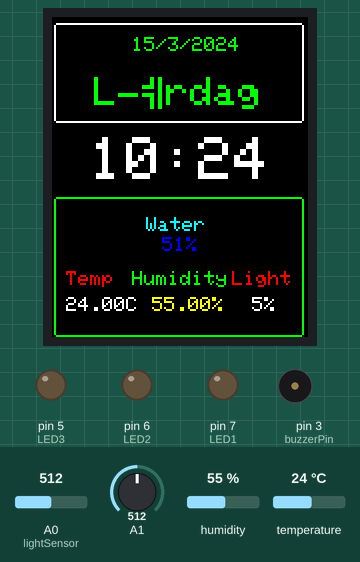
A sketch run on a simulated Arduino Uno, built with avr-gcc and run on an emulated ATmega328P. On the bench: 128×160 colour display, output pins drawn as LEDs (lit = HIGH), buzzer (waves = sounding). Wiring (inferred from the names in the program): DS3231 clock at I2C address 0x68. The test bench sets the inputs (shaded band); at power-on: temperature 24 °C, humidity 55 %, A0 (lightSensor) = 512, A1 = 512. The local clock reads 2024-03-15 10:24:30 at power-on unless the sketch sets it.

Above: at 6.4 s.
6.5 s: temperature set to 29 °C
At 14.9 s:
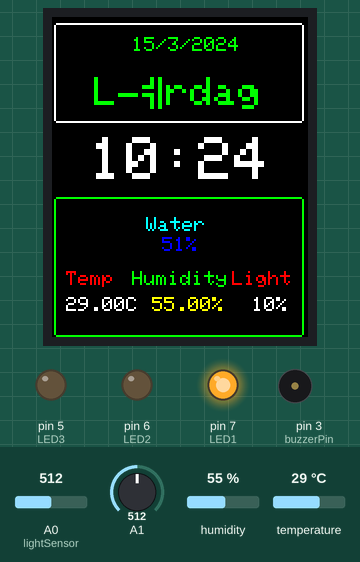
15.7 s: temperature set to 32 °C
At 20.9 s:
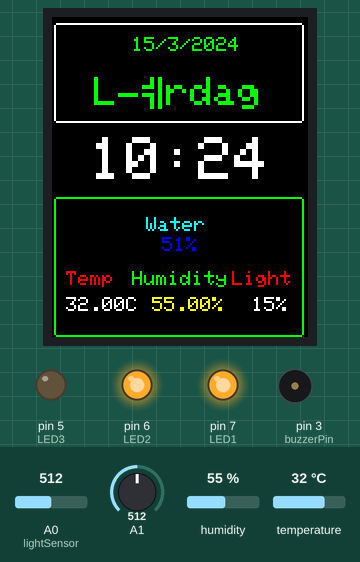
28.4 s: humidity set to 22 %
At 34.6 s:
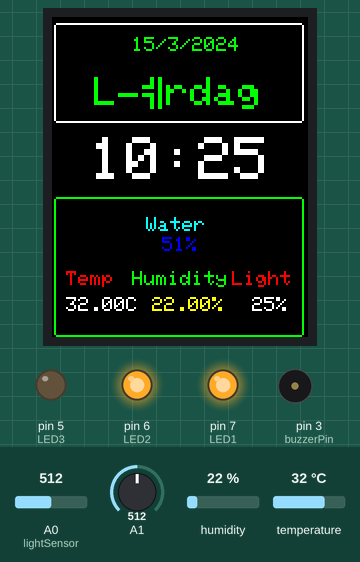
39.9 s: humidity set to 40 %
At 47.8 s:
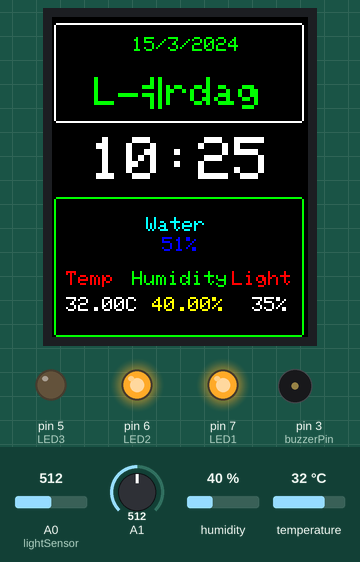
53.0 s: A0 (lightSensor) set to 716
At 59.4 s:
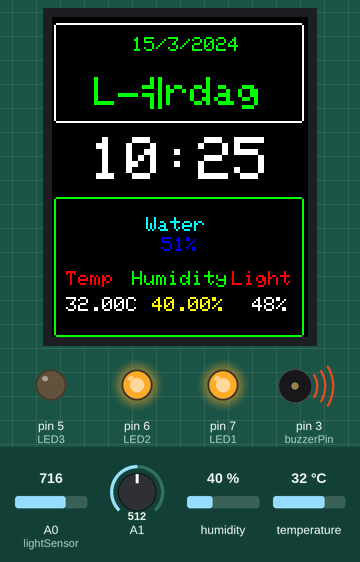
62.2 s: A1 set to 716
At 91.3 s:
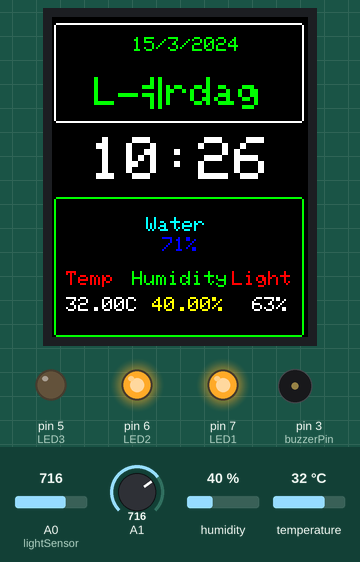
Timing chart, 0 to 93.2 s (numbered marks = the images above; inputs shaded):
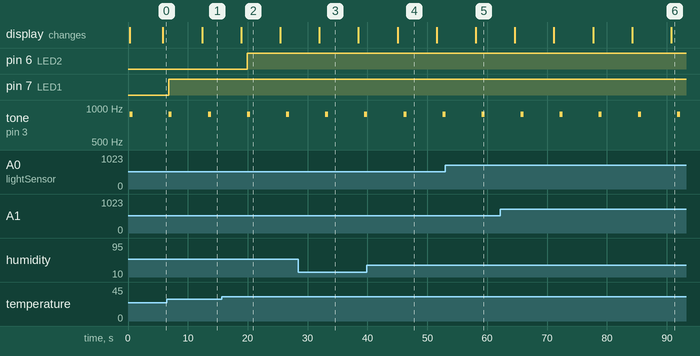

The sketch:

V_rstasjon_Eksamen.ino
```cpp
/*
 * Eksamen 2017
 * Laget av Ralf Laurent Fajardo
 *
 * Valgte å dokumentere koden på engelsk
 * Så alle kan forstå koden
 */

//When you use my program
//Remember to uncomment setRTCTime();
//And set the current time,date and day of week
//Run the program
//then comment setRTCTime();


#include <Adafruit_ST7735.h>
#include <Adafruit_GFX.h>
#include <Wire.h>
#include "Sodaq_DS3231.h"
#include <Sodaq_DS3231.h>
#include <SPI.h>
#include "DHT.h"
#define DHTTYPE DHT11

#define TFT_CS     10
#define TFT_RST    8
#define TFT_DC     9
#define DHTPIN 2
Adafruit_ST7735 tft = Adafruit_ST7735(TFT_CS,  TFT_DC, TFT_RST);

#define TFT_SCLK 13
#define TFT_MOSI 11


//To print in TFT
char timeChar[100];
char dateChar[50];
char dayChar[50];
char lights[50];
char tempString[50];
char humString[50];
char lightString[50];
char waterStr[50];
char waterSens[50];
char humidity[50];
char temperature[50];

//Leds
int LED1 = 7;//Temp light
int LED2 = 6;//Humidity light
int LED3 = 5;//Green light
int LED4 = 4;//Water light
int LED5 = 12;

//Buzzer
int buzzerPin = 3;
int tones[] = {440};


//Light sensor
const int numReadings = 10;
int readings[numReadings];      // the readings from the analog input
int readIndex = 0;              // the index of the current reading
int total = 0;                  // the running total
int average = 0;                // the average
int lightSensor = A0;

//For time and date
String dateString;
String dayString;
int minuteNow=0;
int minutePrevious=0;

// values for the sensors
int nowTemp;
int previousTemp = 0;
int nowHum = 0;
int previousHum = 0;
int nowWater;
int previousWater = 0;
int previousAverage = 0;
int lightAverage = 20;


DHT dht(DHTPIN, DHTTYPE);

void setup ()
{
    tft.initR(INITR_BLACKTAB);
    tft.fillScreen(ST7735_BLACK);
    delay(100);
    Wire.begin();
    rtc.begin();
    dht.begin();
    //Uncomment when you use it for the first time
    //setRTCTime(); //after set comment again
    ui();
    //LEDS
    pinMode(LED1, OUTPUT);
    pinMode(LED2, OUTPUT);
    pinMode(LED3, OUTPUT);
       //Lightsensor
      for (int thisReading = 0; thisReading < numReadings; thisReading++) {
    readings[thisReading] = 0;
  }
}
uint32_t old_ts;

void loop ()
{
  leds();
  time();
  readTemperature();
  readHumidity();
  delay(1);
  lightSensors();
  waterSensor();

  delay(1000);
}

void setRTCTime()
{
  DateTime dt(2017, 6, 8, 18, 44, 00, 4); // Year, Month, Day, Hour, Minutes, Seconds, Day of Week
  rtc.setDateTime(dt); //Adjust date-time as defined 'dt' above
}

void printText(char *text, uint16_t color, int x, int y,int textSize)
{
  tft.setCursor(x, y);
  tft.setTextColor(color);
  tft.setTextSize(textSize);
  tft.setTextWrap(true);
  tft.print(text);
}

String getDayOfWeek(int i)
{
  switch(i)
  {
    case 1: return "Mandag";break;
    case 2: return "Tirsdag";break;
    case 3: return "Onsdag";break;
    case 4: return "Torsdag";break;
    case 5: return "Fredag";break;
    case 6: return "Lørdag";break;
    case 7: return "Søndag";break;
    default: return "Mandag";break;
  }
}

void time()
{
    DateTime now = rtc.now(); //get the current date-time
    uint32_t ts = now.getEpoch();

    if (old_ts == 0 || old_ts != ts)
    {
  old_ts = ts;

  minuteNow = now.minute();
  if(minuteNow!=minutePrevious)
  {
    dayString = getDayOfWeek(now.dayOfWeek());
    dateString = String(now.date())+"/"+String(now.month());
    dateString= dateString+"/"+ String(now.year());
    minutePrevious = minuteNow;
    String hours = String(now.hour());
    if(now.minute()<10)
    {
      hours = hours+":0"+String(now.minute());
    }else
    {
      hours = hours+":"+String(now.minute());
    }

    hours.toCharArray(timeChar,100);
    //Fill date and day
    tft.fillRect(4,10,120,40,ST7735_BLACK);
    //Fill time
    tft.fillRect(4,55,120,33,ST7735_BLACK);
    printText(timeChar, ST7735_WHITE,19,60,3);
    dateString.toCharArray(dateChar,50);
    printText(dateChar, ST7735_GREEN,40,10,1);
    dayString.toCharArray(dayChar, 50);
    printText(dayChar, ST7735_GREEN,21,30,2);
  }
 }
}

//Humidity
void readHumidity()
{
      previousHum = nowHum;
      nowHum = dht.readHumidity();
    if(nowHum != previousHum)
    {
      String hum = String(dht.readHumidity()) + "%";
      tft.fillRect(50,140,33,15,ST7735_BLACK);
      hum.toCharArray(humidity,100);
      String humi = "Humidity";
      humi.toCharArray(humString, 100);
      printText(humString, ST7735_GREEN, 40, 127, 1.9);
      printText(humidity,ST7735_YELLOW, 50, 140, 1.9);
    }
}
//Temperature
void readTemperature()
{
    previousTemp = nowTemp;
    nowTemp = dht.readTemperature();
    if(nowTemp != previousTemp)
    {
    String tmp = String(dht.readTemperature()) + "C";
    tft.fillRect(7,140,33,15,ST7735_BLACK);
    tmp.toCharArray(humidity,100);
    String temp = "Temp";
    temp.toCharArray(tempString, 50);
    printText(tempString,ST7735_RED,7,127,1.9);
    printText(humidity,ST7735_WHITE, 7,140,1.9);
    }
}
void lightSensors()
{
    total = total - readings[readIndex];
  // read from the sensor:
  readings[readIndex] = analogRead(lightSensor);
  // add the reading to the total:
  total = total + readings[readIndex];
  // advance to the next position in the array:
  readIndex = readIndex + 1;

  // if we're at the end of the array...
  if (readIndex >= numReadings) {
    // ...wrap around to the beginning:
    readIndex = 0;
  }
  // calculate the average:
    average = total / numReadings;
  // send it to the computer as ASCII digits
    previousAverage = lightAverage;
    lightAverage = average;

    if(lightAverage != previousAverage)
    {
    int input = average / 10;
    String light = String(input) + "%";
    tft.fillRect(91,140,20,15,ST7735_BLACK);
    light.toCharArray(lights,100);
    String lightS = "Light";
    lightS.toCharArray(lightString, 50);
    printText(lightString,ST7735_RED,90,127,1.9);
    printText(lights,ST7735_WHITE, 100,140,1.9);
    }
}

//WaterSensor
void waterSensor()
{

  previousWater = nowWater;
  nowWater = analogRead(A1);

  if(nowWater != previousWater)
  {
    int water = nowWater /10;
    String waterString = String(water) + "%";
    tft.fillRect(50,110,25,10,ST7735_BLACK);
    String waterName = "Water";
    waterName.toCharArray(waterStr, 50);
    waterString.toCharArray(waterSens, 50);
    printText(waterStr,ST7735_CYAN, 47,100,1);
    printText(waterSens, ST7735_BLUE,55,110,1.9);
  }

}

//Leds logic
void leds()
{
  if(nowTemp < 30 && nowHum < 50 && nowWater < 50 && lightAverage > 100)
  {
    if(nowHum < 50)
    {
      digitalWrite(LED2, LOW);
    }

    if(nowTemp < 30)
    {
        digitalWrite(LED1, LOW);
    }
    if(nowWater < 50)
    {
       digitalWrite(LED4, LOW);
    }
    if(lightAverage > 200)
    {
      digitalWrite(LED5,LOW);
    }

     digitalWrite(LED3,HIGH);
  }
  else if(nowTemp > 30)
  {

    digitalWrite(LED3, LOW);
    digitalWrite(LED2, HIGH);
    toneSound();
    delay(5000);
  }
  else if(nowHum > 50)
  {
    digitalWrite(LED3, LOW);
    digitalWrite(LED1, HIGH);
    toneSound();
    delay(5000);
  }
  else if(nowWater > 200)
  {
     digitalWrite(LED3, LOW);
     digitalWrite(LED4,HIGH);
     toneSound();
    delay(5000);
  }
  else if(lightAverage < 100)
  {
    digitalWrite(LED3, LOW);
    digitalWrite(LED5, HIGH);
    toneSound();
    delay(5000);
  }
  else
  {
      digitalWrite(LED3, LOW);
  }
}
//Sound for the buzzer
void toneSound()
{
    tone(buzzerPin, tones);
    delay(500);

    noTone(buzzerPin);
}
//Draws the rectangles around date/day and sensors.
void ui()
{
 tft.drawRoundRect(1,3,125,50,1,ST7735_WHITE);
 tft.drawRoundRect(1,90,125,70,1,ST7735_GREEN);
}
```

Sodaq_DS3231.h
```cpp
// Sodaq_DS3231 Class is a modified version of DS3231.
// DS3231 Class is by Seeed Technology Inc(http://www.seeedstudio.com) and used
// in Seeeduino Stalker v2.1 for battery management(MCU power saving mode)
// & to generate timestamp for data logging. DateTime Class is a modified
// version supporting day-of-week.

// Original DateTime Class and its utility code is by Jean-Claude Wippler at JeeLabs
// http://jeelabs.net/projects/cafe/wiki/RTClib
// Released under MIT License http://opensource.org/licenses/mit-license.php

#ifndef SODAQ_DS3231_H
#define SODAQ_DS3231_H

#include <Arduino.h>
#include <stdint.h>


// Simple general-purpose date/time class (no TZ / DST / leap second handling!)
class DateTime {
public:
    DateTime (long t =0);
    DateTime (uint16_t year, uint8_t month, uint8_t date,
              uint8_t hour, uint8_t min, uint8_t sec, uint8_t wday);
    DateTime (const char* date, const char* time);

    uint8_t second() const      { return ss; }
    uint8_t minute() const      { return mm; }
    uint8_t hour() const        { return hh; }

    uint8_t date() const        { return d; }
    uint8_t month() const       { return m; }
    uint16_t year() const       { return 2000 + yOff; }		// Notice the 2000 !

    uint8_t dayOfWeek() const   { return wday;}  /*Su=1 Mo=2 Tu=3 We=4 Th=5 Fr=6 Sa=7 */

    // 32-bit time as seconds since 1/1/2000
    uint32_t get() const;
    // 32-bit number of seconds since Unix epoch (1970-01-01)
    uint32_t getEpoch() const;

    void addToString(String & str) const;

protected:
    uint8_t yOff, m, d, hh, mm, ss, wday;
};

// These are the constants for periodicity of enableInterrupts() below.
#define EverySecond     0x01
#define EveryMinute     0x02
#define EveryHour       0x03

// RTC DS3231 chip connected via I2C and uses the Wire library.
// Only 24 Hour time format is supported in this implementation
class Sodaq_DS3231 {
public:
    uint8_t begin(void);

    void setDateTime(const DateTime& dt);  //Changes the date-time
    void setEpoch(uint32_t ts); // Set the RTC using timestamp (seconds since epoch)
    DateTime now();            //Gets the current date-time

    DateTime makeDateTime(unsigned long t);

    //Decides the /INT pin's output setting
    //periodicity can be any of following defines: EverySecond, EveryMinute, EveryHour
    void enableInterrupts(uint8_t periodicity);
    void enableInterrupts(uint8_t hh24, uint8_t mm,uint8_t ss);
    void disableInterrupts();
    void clearINTStatus();

    void convertTemperature();
    float getTemperature();
private:
    uint8_t readRegister(uint8_t regaddress);
    void writeRegister(uint8_t regaddress, uint8_t value);
};

extern Sodaq_DS3231 rtc;

#endif
```

Sodaq_DS3231.h
```cpp
// Sodaq_DS3231 Class is a modified version of DS3231.
// DS3231 Class is by Seeed Technology Inc(http://www.seeedstudio.com) and used
// in Seeeduino Stalker v2.1 for battery management(MCU power saving mode)
// & to generate timestamp for data logging. DateTime Class is a modified
// version supporting day-of-week.

// Original DateTime Class and its utility code is by Jean-Claude Wippler at JeeLabs
// http://jeelabs.net/projects/cafe/wiki/RTClib
// Released under MIT License http://opensource.org/licenses/mit-license.php

#ifndef SODAQ_DS3231_H
#define SODAQ_DS3231_H

#include <Arduino.h>
#include <stdint.h>


// Simple general-purpose date/time class (no TZ / DST / leap second handling!)
class DateTime {
public:
    DateTime (long t =0);
    DateTime (uint16_t year, uint8_t month, uint8_t date,
              uint8_t hour, uint8_t min, uint8_t sec, uint8_t wday);
    DateTime (const char* date, const char* time);

    uint8_t second() const      { return ss; }
    uint8_t minute() const      { return mm; }
    uint8_t hour() const        { return hh; }

    uint8_t date() const        { return d; }
    uint8_t month() const       { return m; }
    uint16_t year() const       { return 2000 + yOff; }		// Notice the 2000 !

    uint8_t dayOfWeek() const   { return wday;}  /*Su=1 Mo=2 Tu=3 We=4 Th=5 Fr=6 Sa=7 */

    // 32-bit time as seconds since 1/1/2000
    uint32_t get() const;
    // 32-bit number of seconds since Unix epoch (1970-01-01)
    uint32_t getEpoch() const;

    void addToString(String & str) const;

protected:
    uint8_t yOff, m, d, hh, mm, ss, wday;
};

// These are the constants for periodicity of enableInterrupts() below.
#define EverySecond     0x01
#define EveryMinute     0x02
#define EveryHour       0x03

// RTC DS3231 chip connected via I2C and uses the Wire library.
// Only 24 Hour time format is supported in this implementation
class Sodaq_DS3231 {
public:
    uint8_t begin(void);

    void setDateTime(const DateTime& dt);  //Changes the date-time
    void setEpoch(uint32_t ts); // Set the RTC using timestamp (seconds since epoch)
    DateTime now();            //Gets the current date-time

    DateTime makeDateTime(unsigned long t);

    //Decides the /INT pin's output setting
    //periodicity can be any of following defines: EverySecond, EveryMinute, EveryHour
    void enableInterrupts(uint8_t periodicity);
    void enableInterrupts(uint8_t hh24, uint8_t mm,uint8_t ss);
    void disableInterrupts();
    void clearINTStatus();

    void convertTemperature();
    float getTemperature();
private:
    uint8_t readRegister(uint8_t regaddress);
    void writeRegister(uint8_t regaddress, uint8_t value);
};

extern Sodaq_DS3231 rtc;

#endif
```

Source omitted: Sodaq_DS3231.cpp (11781 bytes)

Measured:
- the behaviour switches between 30 and 31 °C on temperature (found by bisection; images 1 and 2)
- after the input at 6.5 s, the display: first changes after 5.9 s (image 1 shows a later state)
- after the input at 15.7 s, pin 6 (LED2): LOW → HIGH after 4.2 s
- after the input at 28.4 s, the display: first changes after 3.6 s (image 3 shows a later state)
- after the input at 39.9 s, the display: first changes after 5.1 s (image 4 shows a later state)
- after the input at 53.0 s, the display: changes after 5.1 s (image 5)
- by itself, tone on pin 3 (buzzerPin): alternates 880 Hz for 0.50 s and silent for 6.0 s
